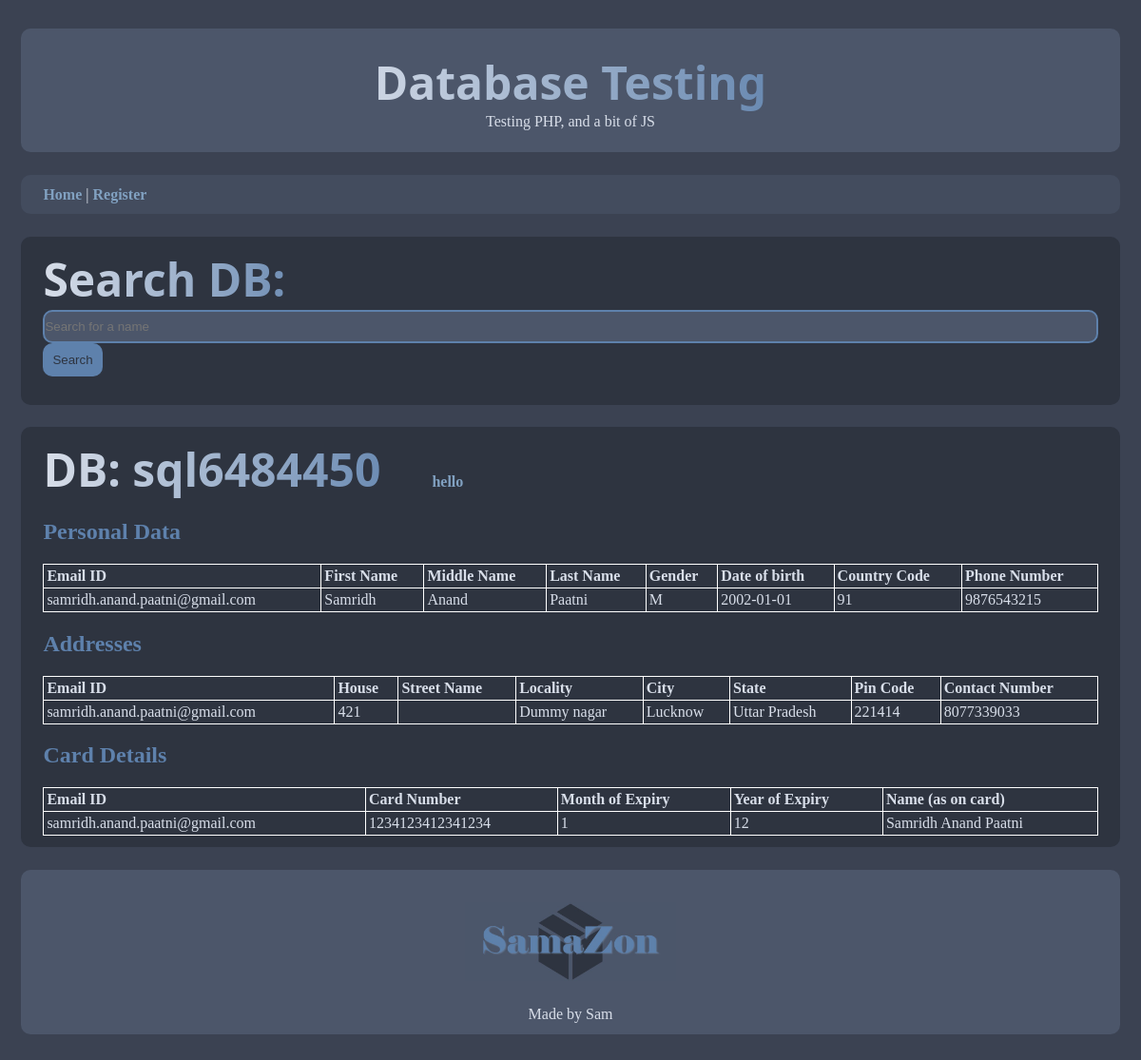
Page /test.php on the committed database.
### tables this page shows
CREATE TABLE PersonalDetails(
    email_id varchar(264) NOT NULL,
    country_code bigint(2) NOT NULL,
    phone_no bigint(10) NOT NULL,
    first_name varchar(264) NOT NULL,
    middle_name varchar(264),
    last_name varchar(264) NOT NULL,
    date_of_birth date NOT NULL,
    gender enum('M', 'F', 'X') NOT NULL,
    password varchar(64) NOT NULL,
    PRIMARY KEY (email_id)
);

CREATE TABLE Address(
    serial_no bigint(16) NOT NULL AUTO_INCREMENT,
    email_id varchar(264) NOT NULL,
    house varchar(264) NOT NULL,
    street_name varchar(264),
    locality varchar(264),
    city varchar(264) NOT NULL,
    state varchar(264) NOT NULL,
    pin_code bigint(6) NOT NULL,
    contact_no bigint(12) NOT NULL,
    FOREIGN KEY (email_id) REFERENCES PersonalDetails(email_id) ON DELETE CASCADE,
    PRIMARY KEY (serial_no)
);

CREATE TABLE CardDetails(
    serial_no bigint(16) NOT NULL AUTO_INCREMENT,
    email_id varchar(264) NOT NULL,
    card_no bigint(16) NOT NULL,
    expiry_month bigint(2) NOT NULL,
    expiry_year bigint(2) NOT NULL,
    name_as_on_card varchar(264) NOT NULL,
    FOREIGN KEY (email_id) REFERENCES PersonalDetails(email_id) ON DELETE CASCADE,
    PRIMARY KEY (serial_no)
);

### test.php (the view, shortened to what this page needs)
<!DOCTYPE html>
<html>
<head>
    <link rel="stylesheet" href="samazon.css">
</head>
<?php
        $server_name = 'sql6.freemysqlhosting.net';
        $user_name = 'sql6484450';
        $user_password = '76FIzvkBGF';
        $db_name = 'sql6484450';
        $con = mysqli_connect($server_name, $user_name, $user_password, $db_name);
?>
<body>
    <header class="layout-box">
        <span class="slogan">
        </span> <br>
        Testing PHP, and a bit of JS
    </header>
    <nav class="top layout-box">
        <a class="navlink" href="index.php"> Home </a> |
        <a class="navlink" href="Register.html">Register</a>
    </nav>
    <section>
        <article class = "full layout-box">
            <span style="padding-left: 0px;" class="slogan slogan-heading"> Search DB: </span>
            <form method="get">
                <input name = "search-keyword" class = "text" type="search" placeholder="Search for a name">
                <button class = "button" name = "submit" type="submit"> Search </button>
            </form>
            <br>
        </article>
        <article class="full layout-box">
            <span style="padding-left: 0px;" class="slogan slogan-heading" id="jsdata"></span>
            <a href = "index.php">hello </a>
            <h2>Personal Data</h2>
            <table>
                <tr>
                    <th>Email ID</th>
                    <th>First Name</th>
                    <th>Middle Name</th>
                    <th>Last Name</th>
                    <th>Gender</th>
                    <th>Date of birth</th>
                    <th>Country Code</th>
                    <th>Phone Number</th>
                </tr>
                    <?php
                        $sql = "
                            SELECT
                                email_id,
                                first_name,
                                middle_name,
                                last_name,
                                gender,
                                date_of_birth,
                                country_code,
                                phone_no
                            FROM
                                PersonalDetails
                            ORDER BY
                                email_id;
                        ";
                        $result = mysqli_query($con, $sql);
                        for ($j = 0; $j < mysqli_num_rows($result); $j++) {
                            $row = mysqli_fetch_row($result);
                            echo '<tr>';
                            for ($i = 0; $i < sizeof($row); $i++) {
                                $attribute = $row[$i];
                                echo "<td>$attribute</td>";
                            }
                            echo '</tr>';
                        }
                    ?>
            </table>
            <h2>Addresses</h2>
            <table>
                <tr>
                    <th>Email ID</th>
                    <th>House</th>
                    <th>Street Name</th>
                    <th>Locality</th>
                    <th>City</th>
                    <th>State</th>
                    <th>Pin Code</th>
                    <th>Contact Number</th>
                    <?php
                        $sql = "
                            SELECT
                                email_id,
                                house,
                                street_name,
                                locality,
                                city,
                                state,
                                pin_code,
                                contact_no
                            FROM
                                Address
                            ORDER BY
                                email_id;
                        ";
                        $result = mysqli_query($con, $sql);
                        for ($j = 0; $j < mysqli_num_rows($result); $j++) {
                            $row = mysqli_fetch_row($result);
                            echo '<tr>';
                            for ($i = 0; $i < sizeof($row); $i++) {
                                $attribute = $row[$i];
                                echo "<td>$attribute</td>";
                            }
                            echo '</tr>';
                        }
                    ?>
            </table>
            <h2>Card Details</h2>
            <table>
                <tr>
                    <th>Email ID</th>
                    <th>Card Number</th>
                    <th>Month of Expiry</th>
                    <th>Year of Expiry</th>
                    <th>Name (as on card)</th>
                </tr>
                    <?php
                        $sql = "
                            SELECT
                                email_id,
                                card_no,
                                expiry_month,
                                expiry_year,
                                name_as_on_card
                            FROM
                                CardDetails
                            ORDER BY
                                email_id;
                        ";
                        $result = mysqli_query($con, $sql);
                        for ($j = 0; $j < mysqli_num_rows($result); $j++) {
                            $row = mysqli_fetch_row($result);
                            echo '<tr>';
                            for ($i = 0; $i < sizeof($row); $i++) {
                                $attribute = $row[$i];
                                echo "<td>$attribute</td>";
                            }
                            echo '</tr>';
                        }
                    ?>
            </table>
        </article>
    </section>
    <footer class="layout-box">
        <a href="index.php"><img src="images/logo2.jpg" class="smallimage"></a><br> Made by Sam
    </footer>
</body>
</html>

### samazon.css (style rules this page uses)
h1, h2, h3, h4, h5, h6, .slogan-heading { color: #5e81ac; }
html { font-family: Verdana; scroll-behavior: smooth; }
body { background: #3b4252; color: #d8dee9; margin: 30px 10px; border: 0%; padding: 0%; }
.smallimage { width: 20%; margin: 2% 2%; align-self: center; z-index: 0; }
.slogan { text-align: center; padding: 50px; font-family: 'Segoe UI'; font-size: xxx-large; font-weight: bold; background-image: linear-gradient(90deg, #d8dee9, #5e81ac); -webkit-background-clip: text; background-clip: text; color: transparent; }
.text { background-color: #4c566a; height: 35px; margin: 0%; padding: 0%; width: 100%; color: #d8dee9; border-style: solid; border-color: #5e81ac; border-radius: 10px; }
button, input.button { background-color: #5e81ac; border: #5e81ac; color: #2e3440; height: 35px; padding: 10px; border-radius: 10px; cursor: pointer; }
.layout-box { margin: 1% 1% 1% 1%; border-radius: 10px; }
header { border-radius: 10px; padding: 2% 2%; margin: 1% 1% 1% 1%; text-align: center; background: #4c566a; }
footer { border-radius: 10px; margin: 1% 1% 1% 1%; padding: 1% 2%; float: bottom; text-align: center; background: #4c566a; }
nav { margin: 1% 1% 1% 1%; border-radius: 10px; padding: 1% 2%; text-align: left; background: #434c5e; }
nav.top { margin-top: 2%; }
section { display: flex; flex-wrap: wrap; }
article { margin: 1% 1% 1% 1%; padding: 1% 2%; display: inline; border-radius: 10px; width: 68%; float: left; text-align: left; background: #2e3440; }
article.full { width: 100%; }
a:link { color: #81a1c1; text-decoration: none; font-weight: bold; }
table, th, td { border: 1px solid white; padding: 3px; border-collapse: collapse; word-break: break-all; }
table { width: 100%; }

### rows in the picture
personaldetails: email_id "samridh.anand.paatni@gmail.com", first_name "Samridh", middle_name "Anand", last_name "Paatni", gender "M", date_of_birth "2002-01-01", country_code "91", phone_no "9876543215"
address: email "samridh.anand.paatni@gmail.com", house "421", locality "Dummy nagar", city "Lucknow", state "Uttar Pradesh", pin_code "221414", contact_no "8077339033"
carddetails: email "samridh.anand.paatni@gmail.com", card_no "1234123412341234", expiry_month "1", expiry_year "12", name_as_on_card "Samridh Anand Paatni"
